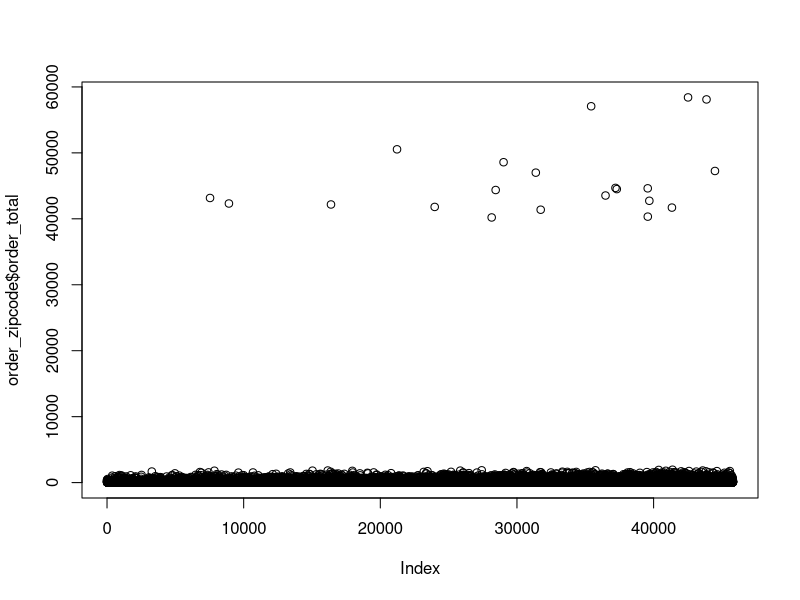

Write the R code that produced this figure.
## ---- chunk 1
print("Data Science Rocks!")
## ---- chunk 2
rm(list = ls())
## ---- chunk 3
if(!require(backports))install.packages("backports")
if(!require(tidyverse))install.packages("tidyverse")
if(!require(readxl))install.packages("readxl")

library(tidyverse)
library(readxl)
## ---- chunk 4
help(library)
## ---- chunk 5

order <- read_excel("Vandelay-Orders-by-Zipcode.xlsx", 
                    col_types = c("numeric", "numeric", "date","numeric", "text"))  

head(order)
nrow(order)  
## ---- chunk 6
zipcode <- read_excel("Vandelay-Orders-by-Zipcode.xlsx", sheet = "ZipCodeStateLookup", 
                      col_types = c("text","text"))

head(order)
head(zipcode)
## ---- chunk 7
order<-as.tibble(order)
zipcode<-as.tibble(zipcode)

order
zipcode
## ---- chunk 8
print(order) # print the dataset
head (order) # show first six rows 
head (order,10) # specify the number of rows to print
tail (order) # show the last six rows
tail (order,10) # specify the number of rows to print
summary(order) # basic summary statistics
names(order)   # check variable names
nrow(order)    # number of rows
ncol(order)    # number of columns
dim(order)    # dimension of data
## ---- chunk 9
glimpse(order)
glimpse(zipcode)
## ---- chunk 10
head(order$zip_code)
## ---- chunk 11
head(order[2])
## ---- chunk 12
order[23,]
## ---- chunk 13
head(order)
head(zipcode)
## ---- chunk 14
# merge the order and zip code tables
order_zipcode<-merge(order,zipcode,by.x="zip_code",by.y="zip",all.x=TRUE)  
order_zipcode<-left_join(order,zipcode,by=c("zip_code"="zip"))
## ---- chunk 15
order_zipcode<-order%>%
  left_join(zipcode,by=c("zip_code"="zip"))
## ---- chunk 16
head(order_zipcode)
#View(order_zipcode)
## ---- chunk 17
order_zipcode
# check for NAs
head(is.na(order_zipcode))
## ---- chunk 18
# Count number of NAs
sum(is.na(order_zipcode))
## ---- chunk 19
order_zipcode[complete.cases(order_zipcode),]
na.omit(order_zipcode)
## ---- chunk 20
filter(order_zipcode, is.na(state))

# it can be re-written as
order_zipcode%>%
  filter(is.na(state))

## ---- chunk 21
# replace zip code 1099 to 1098
order_zipcode <- order_zipcode %>% 
  mutate(zip_code = replace(zip_code, zip_code == "1099", "1098"))

# check if the correction is made
order_zipcode%>%
  filter(zip_code=="1098")
## ---- chunk 22
# find the orders without state info.
order_zipcode%>%
  filter(is.na(state))
## ---- chunk 23
order_zipcode<-order_zipcode%>%
  mutate(year=format(order_short_date,"%d"))

order_zipcode
## ---- chunk 24
order_zipcode%>%
  arrange(order_total)
## ---- chunk 25
order_zipcode%>%
  arrange(desc(order_total))
## ---- chunk 26
order_zipcode%>%
  arrange(state,desc(order_total))
## ---- chunk 27
order_zipcode%>%
  filter(state=="PA")%>%
  arrange(desc(order_total))
## ---- chunk 28
# calculate the average order total
mean(order_zipcode$order_total)
## ---- chunk 29
# create a scatter plot
plot(order_zipcode$order_total)
## ---- chunk 30
# find the orders with the amount greater than 25000
order_zipcode%>%
  filter(order_total>25000)%>%
  group_by(state)%>%
  summarise(num_order=n())
## ---- chunk 31
# replace the order amount with NA
order_zipcode_cleaned <- order_zipcode %>% 
  mutate(order_total = replace(order_total, order_total>25000, NA))

## ---- chunk 32
# recalculate the average
mean(order_zipcode_cleaned$order_total,na.rm=T)

## ---- chunk 33
# create a frequency table of the orders by state 
table(order_zipcode_cleaned$state)
## ---- chunk 34
order_zipcode_cleaned%>%
  group_by(state)%>%
  summarise(num_order=n())

## ---- chunk 35
order_zipcode_cleaned%>%
  group_by(state)%>%
  summarise(num_order=n(),
            mean=mean(order_total,na.rm=T),
            sum=sum(order_total,na.rm=T),
            median=median(order_total,na.rm=T),
            max=max(order_total,na.rm=T))

## ---- chunk 36
order_zipcode_cleaned%>%
  group_by(state,year)%>%
  summarise(num_order=n(),
            mean=mean(order_total),
            sum=sum(order_total),
            median=median(order_total),
            min=min(order_total),
            max=max(order_total))

## ---- chunk 37
# sort the data by the number of orders 
order_zipcode_cleaned%>%
  group_by(state)%>%
  summarise(num_order=n())%>%
  arrange(desc(num_order))
## ---- chunk 38
order_zipcode_cleaned %>%
  filter(state == "MD") %>%
  nrow()
## ---- chunk 39
order_zipcode_cleaned%>%
  filter(state == "MD") %>%
  filter(is.na(order_total)) %>%
  nrow()
## ---- chunk 40
order_zipcode_cleaned %>%
  filter(state == "MD") %>%
  summarise(mean = mean(order_total, na.rm = T))
## ---- chunk 41
order_zipcode_cleaned %>%
  filter(state == "MD") %>%
  group_by(zip_code) %>%
  summarise(num_order = n()) %>%
  filter(num_order > 100)
